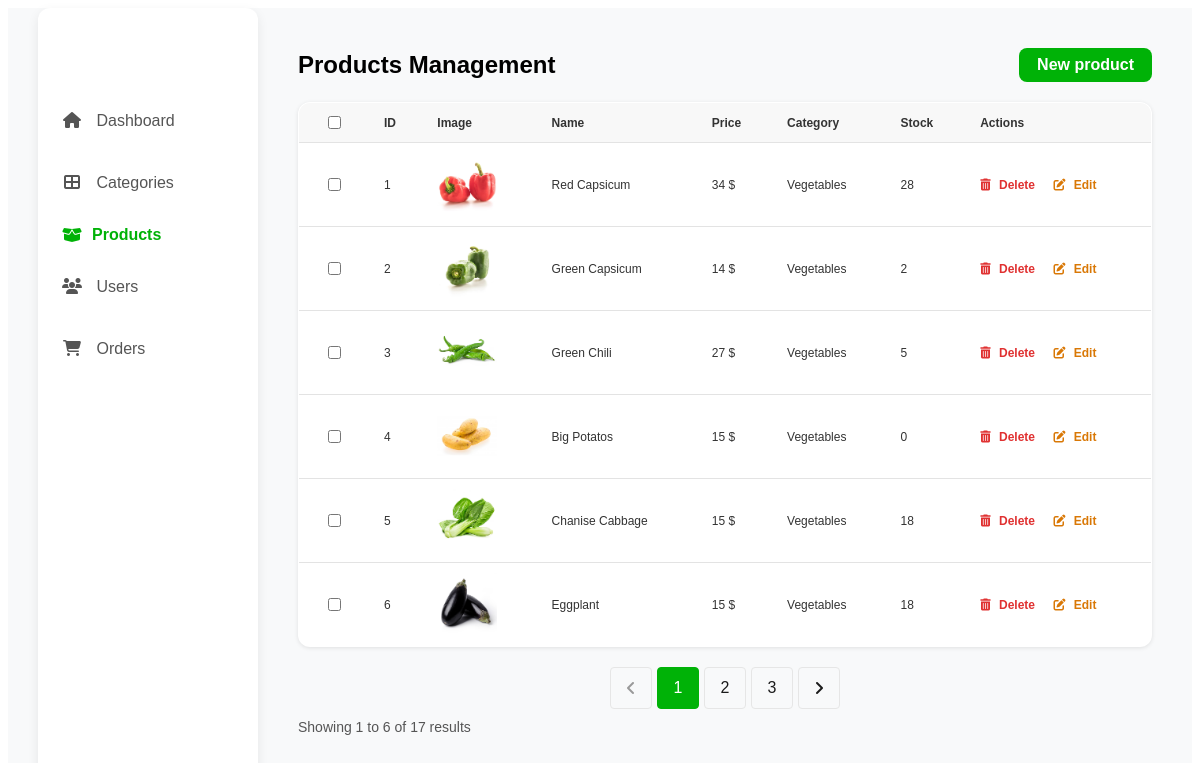
Screenshot of /Admin/product.php (signed in) with the database file from the repository.
### tables this page shows
CREATE TABLE `products` (
  `id` int(11) NOT NULL,
  `category_id` int(11) DEFAULT NULL,
  `name` varchar(255) NOT NULL,
  `price` decimal(10,2) NOT NULL,
  `image` varchar(255) DEFAULT NULL,
  `description` text DEFAULT NULL,
  `old_price` decimal(10,2) DEFAULT NULL,
  `stock` int(11) DEFAULT 0
);

CREATE TABLE `categories` (
  `id` int(11) NOT NULL,
  `name` varchar(255) NOT NULL,
  `image` varchar(255) DEFAULT NULL
);

### Admin/product.php (the view, shortened to what this page needs)
<?php
include 'includes/header.php';
$limit = 6;
$page = isset($_GET['page']) ? max(1, intval($_GET['page'])) : 1;
$start = ($page - 1) * $limit;
$sql = "SELECT p.*, c.name as category_name FROM products p LEFT JOIN categories c ON p.category_id = c.id ORDER BY p.id ASC LIMIT $start, $limit";
$result = $conn->query($sql);
$countSql = "SELECT COUNT(*) AS total FROM products";
$countResult = $conn->query($countSql);
$totalRows = $countResult->fetch_assoc()['total'];
?>
    <main class="main-content">
      <div class="header-row">
        <h2>Products Management</h2>
        <a href="product_new.php" class="btn-new-category">New product</a>
      </div>
      <table class="category-table">
        <thead>
          <tr>
            <th><input type="checkbox" /></th>
            <th>ID</th>
            <th>Image</th>
            <th>Name</th>
            <th>Price</th>
            <th>Category</th>
            <th>Stock</th>
            <th>Actions</th>
          </tr>
        </thead>
        <tbody>
          <?php if ($result->num_rows > 0): ?>
            <?php while($row = $result->fetch_assoc()): ?>
              <tr>
                <td><input type="checkbox" /></td>
                <td><?php echo htmlspecialchars($row['id']); ?></td>
                <td>
                  <?php if ($row['image']): ?>
                    <img src="uploads/<?php echo htmlspecialchars($row['image']); ?>" alt="Product image" style="width: 60px; height: 60px; object-fit: cover;" />
                  <?php else: ?>
                    <div style="width: 50px; height: 50px; background: #eee;"></div>
                  <?php endif; ?>
                </td>
                <td><?php echo htmlspecialchars($row['name']); ?></td>
                <td><?php echo number_format($row['price'], 0, ',', ','); ?> $</td>
                <td><?php echo htmlspecialchars($row['category_name']); ?></td>
                <td><?php echo htmlspecialchars($row['stock']); ?></td>
                <td>
                  <a href="#"
                     onclick="showConfirmModal('product.php?delete_id=<?php echo $row['id']; ?>&page=<?php echo $page; ?>'); return false;"
                     class="delete-link">
                    <i class="fas fa-trash-alt"></i> Delete
                  </a>
                  <a href="product_edit.php?id=<?php echo $row['id']; ?>" class="edit-link">
                    <i class="fas fa-edit"></i> Edit
                  </a>
                </td>
              </tr>
            <?php endwhile; ?>
          <?php else: ?>
            <tr><td colspan="6">Không có dữ liệu</td></tr>
          <?php endif; ?>
        </tbody>
      </table>
      <div class="pagination">
        <?php if ($page > 1): ?>
            <a href="?page=<?php echo $page - 1; ?>" class="page-item"><i class="fa-solid fa-angle-left"></i></a>
        <?php else: ?>
            <span class="page-item disabled"><i class="fa-solid fa-angle-left"></i></span>
        <?php endif; ?>
        <?php
        for ($i = 1; $i <= ceil($totalRows / $limit); $i++) {
            if ($i == $page) {
                echo "<span class=\"page-item active\">$i</span>";
            } else {
                echo "<a href=\"?page=$i\" class=\"page-item\">$i</a>";
            }
        }
        ?>
        <?php if ($page < ceil($totalRows / $limit)): ?>
            <a href="?page=<?php echo $page + 1; ?>" class="page-item"><i class="fa-solid fa-angle-right"></i></a>
        <?php else: ?>
            <span class="page-item disabled"><i class="fa-solid fa-angle-right"></i></span>
        <?php endif; ?>
      </div>
      <div class="table-footer">
        <div>Showing <?php echo min($start + 1, $totalRows); ?> to <?php echo min($start + $limit, $totalRows); ?> of <?php echo $totalRows; ?> results</div>
      </div>
    </main>
<?php
include 'includes/footer.php';
?>

### Admin/assets/style.css (style rules this page uses)
.main-content { flex: 1; padding: 40px; }
.header-row { display: flex; justify-content: space-between; align-items: center; margin-bottom: 20px; }
.header-row h2 { margin: 0; font-weight: bold; font-size: 24px; }
.btn-new-category { background-color: #00b207; color: white; text-decoration: none; padding: 8px 18px; border-radius: 8px; font-weight: 600; transition: background-color 0.3s ease; }
.category-table { width: 100%; border-collapse: collapse; border: 1px solid #e3e3e3; border-radius: 12px; overflow: hidden; background: #fff; box-shadow: 0 1px 4px rgb(0 0 0 / 0.1); }
.category-table thead { background-color: #f8f8f8; }
.category-table th, .category-table td { padding: 10px 15px; text-align: left; border-bottom: 1px solid #e3e3e3; font-size: 12px; color: #333; }
.category-table th:first-child, .category-table td:first-child { width: 40px; text-align: center; }
.category-table td .delete-link { color: #e03131; margin-right: 15px; font-weight: 600; text-decoration: none; cursor: pointer; }
.category-table td .delete-link i { margin-right: 5px; }
.category-table td .edit-link { color: #d97806; font-weight: 600; text-decoration: none; }
.category-table td .edit-link i { margin-right: 5px; }
.table-footer { margin-top: -10px; display: flex; justify-content: space-between; color: #555; font-size: 14px; }
.pagination { display: flex; justify-content: center; align-items: center; margin: 20px 0; gap: 5px; }
.page-item { display: flex; align-items: center; justify-content: center; width: 40px; height: 40px; border: 1px solid #E6E6E6; color: #1A1A1A; text-decoration: none; border-radius: 4px; transition: all 0.3s ease; }
.page-item.active { background-color: #00b207; color: white; border-color: #00b207; }
.page-item.disabled { color: #999; cursor: not-allowed; }

### rows the page displays
products: id "1", image (picture), name "Red Capsicum", price "34", category.name "Vegetables", stock "28"
products: id "2", image (picture), name "Green Capsicum", price "14", category.name "Vegetables", stock "2"
products: id "3", image (picture), name "Green Chili", price "27", category.name "Vegetables", stock "5"
products: id "4", image (picture), name "Big Potatos", price "15", category.name "Vegetables", stock "0"
products: id "5", image (picture), name "Chanise Cabbage", price "15", category.name "Vegetables", stock "18"
products: id "6", image (picture), name "Eggplant", price "15", category.name "Vegetables", stock "18"

### other values shown
$menu['name'] "Dashboard"
$menu['name'] "Categories"
$menu['name'] "Products"
$menu['name'] "Users"
$menu['name'] "Orders"
min($start + 1, $totalRows) "1"
min($start + $limit, $totalRows) "6"
$totalRows "17"
